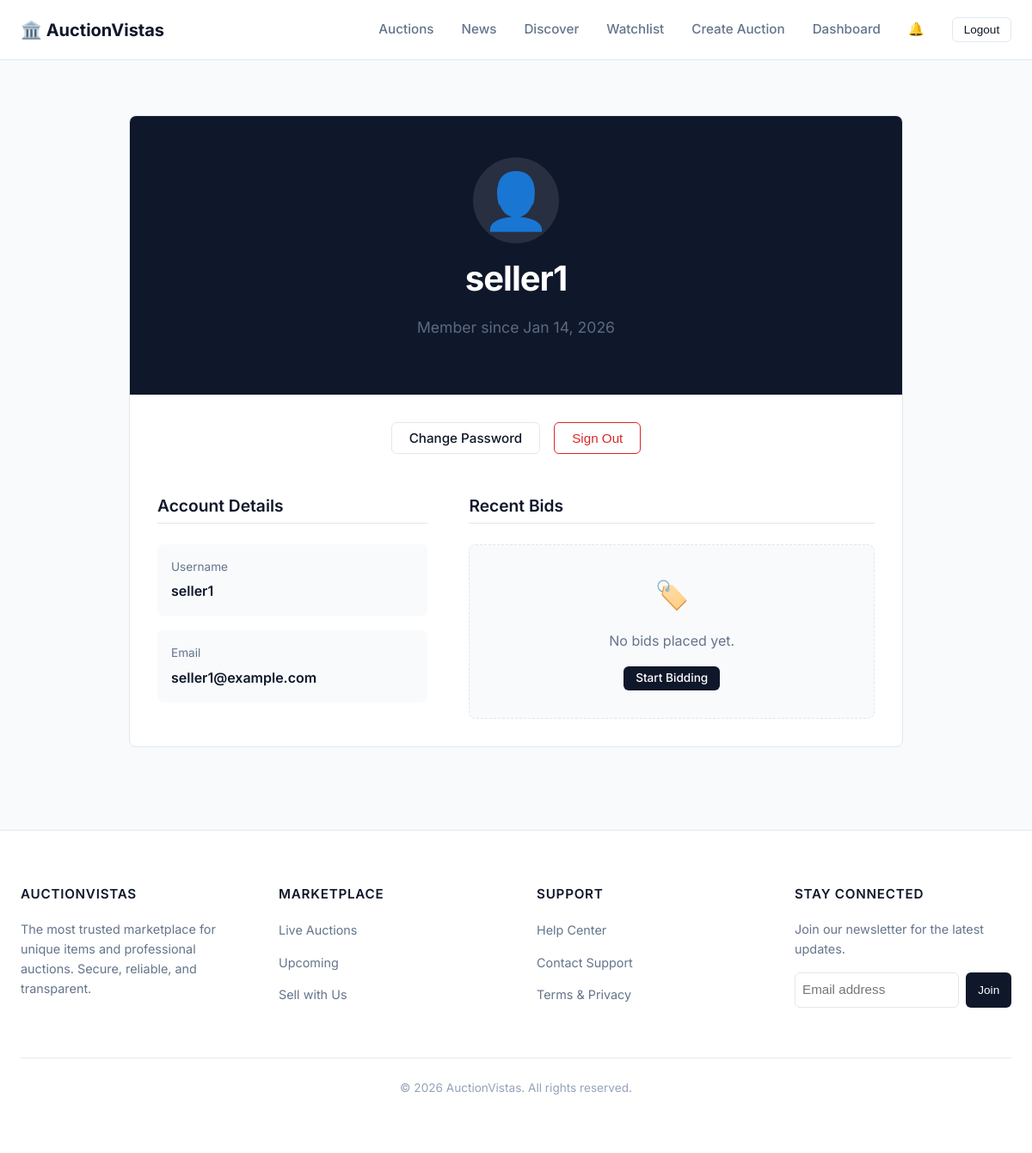
Page /users/profile/ (signed in) on the committed database.
### users/models.py (models this page shows)
class User(AbstractUser):
    pass

### users/views.py (the view)
# urls.py: path('profile/', views.payment_profile, name='payment_profile'),
@login_required
def profile(request):
    user = request.user
    bids = Bid.objects.filter(user=user).select_related('auction').order_by('-timestamp')
    return render(request, 'users/profile.html', {'user': user, 'profile_user': user, 'bids': bids})

### news/context_processors.py (called while the page is built)
def latest_news(request):
    try:
        latest_articles = Article.objects.filter(status='published').order_by('-published_at')[:3]
        return {
            'latest_news_articles': latest_articles
        }
    except:
        return {
            'latest_news_articles': []
        }

### users/templates/users/profile.html (shortened to what this page needs)
{% extends 'base.html' %}
{% load indian_format %}
{% block content %}
<div class="container" style="padding: 2rem 0;">
    <div class="card" style="max-width: 900px; margin: 0 auto; overflow: hidden; padding: 0;">
        <div style="background-color: var(--primary-color); color: white; padding: 3rem 2rem; text-align: center;">
            <div
                style="font-size: 4rem; margin-bottom: 1rem; background: rgba(255,255,255,0.1); width: 100px; height: 100px; border-radius: 50%; display: flex; align-items: center; justify-content: center; margin-left: auto; margin-right: auto;">
                👤
            </div>
            <h1 style="font-size: 2.5rem; margin-bottom: 0.5rem; font-weight: 700; color: white;">{{ user.username }}
            </h1>
            <p style="opacity: 0.9; font-size: 1.1rem;">Member since {{ user.date_joined|date:"M d, Y" }}</p>
        </div>
        <div style="padding: 2rem;">
            <div style="display: flex; gap: 1rem; justify-content: center; margin-bottom: 3rem; flex-wrap: wrap;">
                <a href="{% url 'password_reset' %}" class="btn btn-outline">Change Password</a>
                <form method="post" action="{% url 'logout' %}" style="display: inline;">
                    <button type="submit" class="btn btn-outline"
                        style="border-color: var(--danger-color); color: var(--danger-color);">Sign Out</button>
                </form>
            </div>
            <div style="display: grid; grid-template-columns: 1fr 1.5fr; gap: 3rem;">
                <div>
                    <h3
                        style="color: var(--text-main); font-size: 1.2rem; margin-bottom: 1.5rem; border-bottom: 1px solid var(--border-color); padding-bottom: 0.5rem;">
                        Account Details
                    </h3>
                    <div style="display: flex; flex-direction: column; gap: 1rem;">
                        <div style="background: #f8fafc; padding: 1rem; border-radius: 8px;">
                            <span
                                style="display: block; font-size: 0.85rem; color: var(--text-secondary); margin-bottom: 0.3rem;">Username</span>
                            <span style="font-weight: 600; color: var(--text-main);">{{ user.username }}</span>
                        </div>
                        <div style="background: #f8fafc; padding: 1rem; border-radius: 8px;">
                            <span
                                style="display: block; font-size: 0.85rem; color: var(--text-secondary); margin-bottom: 0.3rem;">Email</span>
                            <span style="font-weight: 600; color: var(--text-main);">{{ user.email }}</span>
                        </div>
                    </div>
                </div>
                <div>
                    <h3
                        style="color: var(--text-main); font-size: 1.2rem; margin-bottom: 1.5rem; border-bottom: 1px solid var(--border-color); padding-bottom: 0.5rem;">
                        Recent Bids
                    </h3>
                    <div style="display: flex; flex-direction: column; gap: 1rem;">
                        {% for bid in bids %}
                        <div
                            style="display: flex; justify-content: space-between; align-items: center; padding: 1rem; background: white; border: 1px solid var(--border-color); border-radius: 8px; transition: transform 0.2s ease;">
                            <div>
                                <h4 style="margin-bottom: 0.3rem; font-size: 1rem;">
                                    <a href="{% url 'auction_detail' bid.auction.id %}"
                                        style="text-decoration: none; color: var(--text-main);">
                                        {{ bid.auction.title }}
                                    </a>
                                </h4>
                                <span style="font-size: 0.85rem; color: var(--text-secondary);">{{ bid.timestamp|date:"M                   d, Y H:i" }}</span>
                            </div>
                            <div style="text-align: right;">
                                <div style="color: var(--accent-color); font-weight: 700;">₹{{ bid.amount }}</div>
                                <span
                                    style="font-size: 0.75rem; background: #ecfdf5; color: #059669; padding: 0.2rem 0.5rem; border-radius: 4px;">Placed</span>
                            </div>
                        </div>
                        {% empty %}
                        <div
                            style="text-align: center; padding: 2rem; background: #f8fafc; border-radius: 8px; border: 1px dashed var(--border-color);">
                            <div style="font-size: 2rem; margin-bottom: 0.5rem;">🏷️</div>
                            <p style="color: var(--text-secondary); margin-bottom: 1rem;">No bids placed yet.</p>
                            <a href="{% url 'auction_list' %}" class="btn btn-primary btn-sm">Start Bidding</a>
                        </div>
                        {% endfor %}
                    </div>
                </div>
            </div>
        </div>
    </div>
</div>
{% endblock %}

### static/style.css (style rules this page uses)
:root { --primary-color: #0f172a; --primary-hover: #1e293b; --accent-color: #2563eb; --accent-hover: #1d4ed8; --success-color: #059669; --warning-color: #d97706; --danger-color: #dc2626; --bg-body: #f8fafc; --bg-surface: #ffffff; --bg-secondary: #f1f5f9; --text-main: #0f172a; --text-secondary: #64748b; --text-muted: #94a3b8; --text-on-primary: #ffffff; --border-color: #e2e8f0; --border-focus: #2563eb; --radius-sm: 4px; --radius-md: 6px; --radius-lg: 8px; --shadow-sm: 0 1px 2px 0 rgb(0 0 0 / 0.05); --shadow-md: 0 4px 6px -1px rgb(0 0 0 / 0.1), 0 2px 4px -2px rgb(0 0 0 / 0.1); --shadow-lg: 0 10px 15px -3px rgb(0 0 0 / 0.1), 0 4px 6px -4px rgb(0 0 0 / 0.1); --container-width: 1200px; --header-height: 70px; }
*, *::before, *::after { box-sizing: border-box; }
body { margin: 0; padding: 0; font-family: 'Inter', -apple-system, BlinkMacSystemFont, "Segoe UI", Roboto, "Helvetica Neue", Arial, sans-serif; background-color: var(--bg-body); color: var(--text-main); line-height: 1.6; -webkit-font-smoothing: antialiased; }
a { color: var(--accent-color); text-decoration: none; transition: color 0.15s ease; }
h1, h2, h3, h4, h5, h6 { margin-top: 0; margin-bottom: 0.75em; font-weight: 600; line-height: 1.25; color: var(--text-main); }
h1 { font-size: 2.25rem; letter-spacing: -0.025em; }
h3 { font-size: 1.5rem; }
p { margin-bottom: 1rem; color: var(--text-secondary); }
.container { width: 100%; max-width: var(--container-width); margin: 0 auto; padding: 0 1.5rem; }
.btn { display: inline-flex; align-items: center; justify-content: center; padding: 0.625rem 1.25rem; font-size: 0.95rem; font-weight: 500; border-radius: var(--radius-md); cursor: pointer; transition: all 0.15s ease; line-height: 1; text-decoration: none !important; border: 1px solid transparent; }
.btn-primary { background-color: var(--primary-color); color: var(--text-on-primary); }
.btn-outline { background-color: transparent; border-color: var(--border-color); color: var(--text-main); }
.btn-sm { padding: 0.4rem 0.8rem; font-size: 0.85rem; }
.card { background-color: var(--bg-surface); border: 1px solid var(--border-color); border-radius: var(--radius-lg); overflow: hidden; transition: box-shadow 0.2s ease, transform 0.2s ease; }

### rows in the picture
User: username "seller1", date_joined "Jan 14, 2026", email "seller1@example.com"
